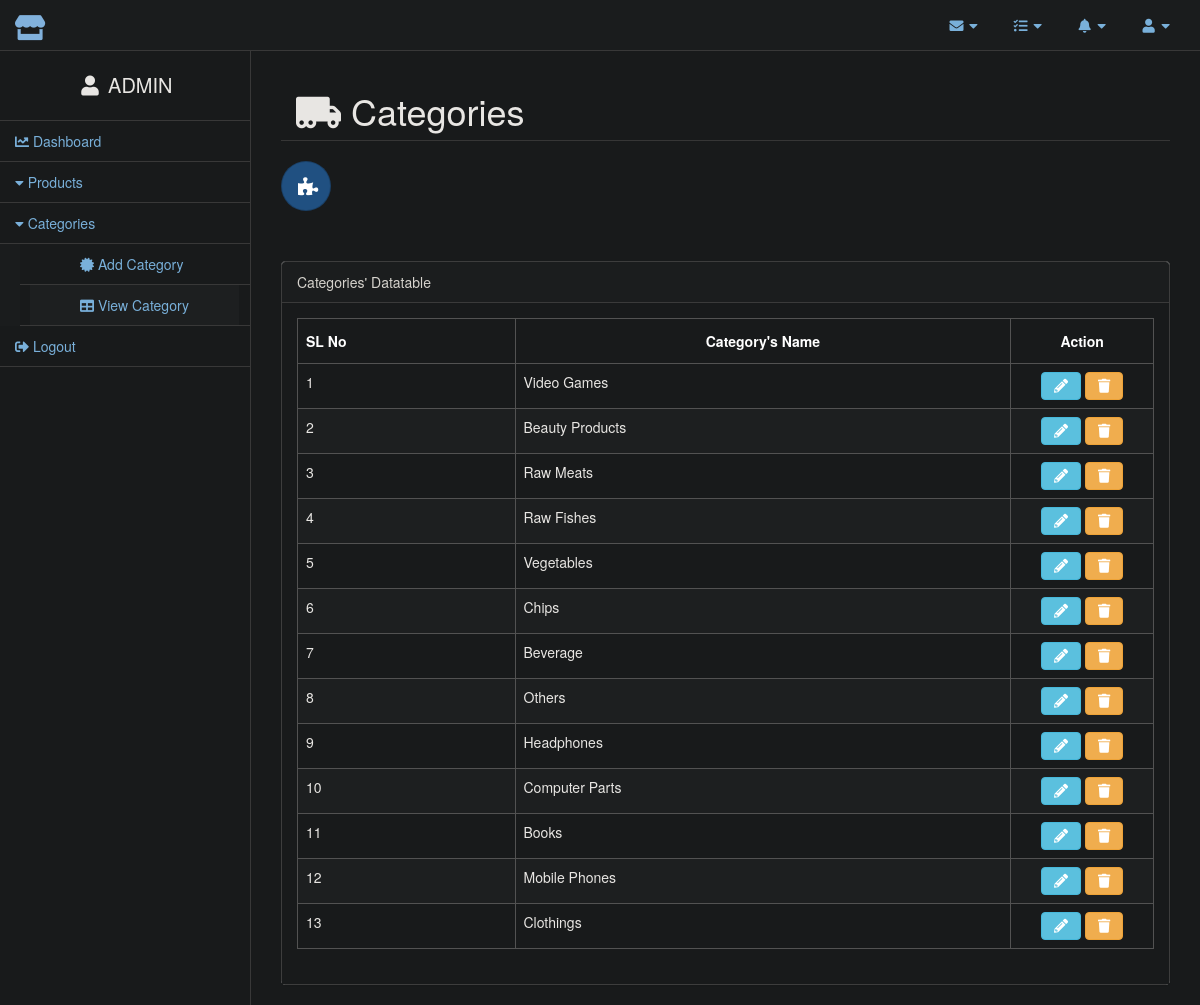
The app's page /datatable_categories.php (signed in) with its own data.
### tables this page shows
CREATE TABLE `category` (
  `id` int(11) NOT NULL,
  `category` tinytext NOT NULL
);

### datatable_categories.php (the view, shortened to what this page needs)
<?php
require 'db_connect.php';
?>
<!DOCTYPE html>
<html lang="en">
<head>
    <?php include 'head.php';
    ?>
</head>
<body>
<div id="wrapper">
    <?php include 'navbar.php';?>
    <div id="page-wrapper">
        <div class="row">
            <div class="col-lg-12">
                <h1 class="page-header col-lg-12"><i class="fas fa-truck-moving"></i> Categories</h1>
            </div>
        </div>
        <div style="margin-bottom: 50px;">
            <button type="button" class="btn btn-circle btn-bitbucket btn-lg" data-toggle="modal" data-target="#add_category_modal"><i class="fas fa-puzzle-piece"></i></button>
        </div>
        <div class="row">
            <div class="col-lg-12">
                <div class="panel panel-default">
                    <div class="panel-heading">
                        Categories' Datatable
                    </div>
                    <div class="panel-body">
                        <div class="dataTable_wrapper">
                            <form action="<?php echo htmlspecialchars($_SERVER["PHP_SELF"]); ?>" method="post">
                                <table width="100%" class="table table-striped table-bordered table-hover" id="inventory_datatable">
                                    <thead>
                                    <tr>
                                        <th>SL No</th>
                                        <th style="text-align: center">Category's Name</th>
                                        <th style="text-align: center">Action</th>
                                    </tr>
                                    </thead>
                                    <tbody>
                                    <?php
                                    $i=1;
                                    $select_query = "SELECT * FROM `category`";
                                    if($result = mysqli_query($link,$select_query)){
                                        if(mysqli_num_rows($result) > 0){
                                            while($row = mysqli_fetch_array($result)) {
                                                ?>
                                                <tr>
                                                    <td><?php echo $i; $i++;?></td>
                                                    <td><?php echo $row['category'];?></td>
                                                    <td class="col-sm-2" style="text-align: center">
                                                        <a href="update_category.php?id=<?php echo $row['id'];?>" type="button" class="btn btn-info fas fa-pencil-alt" name="update"></a>
                                                        <a href="detele_category.php?id=<?php echo $row['id'];?>" type="button" class="btn btn-warning fas fa-trash" name="delete" onclick="return confirm('Are you sure you want to delete?')"></a>
                                                    </td>
                                                </tr>
                                                <?php
                                            }
                                        } else{
                                            echo "No records matching your query were found.";
                                        }
                                    } else{
                                        echo "ERROR: Could not able to execute $select_query. " . mysqli_error($link);
                                    }
                                    ?>
                                    </tbody>
                                </table>
                            </form>
                        </div>
                    </div>
                </div>
            </div>
        </div>
    </div>
</div>
<?php include 'footer_js.php';?>
</body>
</html>

### head.php (shortened to what this page needs)
<link href="bower_components/bootstrap/dist/css/bootstrap.min.css" rel="stylesheet">
<link href="bower_components/bootstrap-social/bootstrap-social.css" rel="stylesheet">
<link href="bower_components/metisMenu/dist/metisMenu.min.css" rel="stylesheet">
<link href="bower_components/datatables-plugins/integration/bootstrap/3/dataTables.bootstrap.css" rel="stylesheet">
<link href="bower_components/datatables-responsive/css/dataTables.responsive.css" rel="stylesheet">
<link href="http://cdnjs.cloudflare.com/ajax/libs/summernote/0.8.11/summernote.css" rel="stylesheet">
<link href="dist/css/sb-admin-2.css?version=40" rel="stylesheet">
<link href="dist/css/timeline.css?version=3" rel="stylesheet">
<link href="bower_components/morrisjs/morris.css" rel="stylesheet">
<link rel="stylesheet" href="https://use.fontawesome.com/releases/v5.8.1/css/all.css">

### navbar.php (shortened to what this page needs)
<nav class="navbar navbar-default navbar-static-top" role="navigation" style="margin-bottom: 0">
            <div class="navbar-header">
                <a class="navbar-brand" href="index.php"><i class="fas fa-store" style="font-size:25px;color:#81b1dc;"></i></a>
            </div>
            <ul class="nav navbar-top-links navbar-right">
                <li class="dropdown">
                    <a class="dropdown-toggle" data-toggle="dropdown" href="#">
                        <i class="fa fa-envelope fa-fw"></i>  <i class="fa fa-caret-down"></i>
                    </a>
                </li>
                <li class="dropdown">
                    <a class="dropdown-toggle" data-toggle="dropdown" href="#">
                        <i class="fa fa-tasks fa-fw"></i>  <i class="fa fa-caret-down"></i>
                    </a>
                </li>
                <li class="dropdown">
                    <a class="dropdown-toggle" data-toggle="dropdown" href="#">
                        <i class="fa fa-bell fa-fw"></i>  <i class="fa fa-caret-down"></i>
                    </a>
                </li>
                <li class="dropdown">
                    <a class="dropdown-toggle" data-toggle="dropdown" href="#">
                        <i class="fa fa-user fa-fw"></i>  <i class="fa fa-caret-down"></i>
                    </a>
                </li>
            </ul>
            <div class="navbar-default sidebar" role="navigation">
                <div class="sidebar-nav navbar-collapse">
                    <ul class="nav" id="side-menu">
                        <li id="username"><i class="fa fa-user fa-fw"></i> <?php echo $_SESSION['username']; ?></li>
                        <li>
                            <a href="index.php"><i class="fas fa-chart-line"></i> Dashboard</a>
                        </li>
                        <li style="cursor: pointer"><a data-toggle="collapse" data-target="#product"><i class="fa fa-caret-down"></i> Products</a></li>
                        <li style="cursor: pointer"><a data-toggle="collapse" data-target="#cat"><i class="fa fa-caret-down"></i> Categories</a></li>
                        <div id="cat" class="collapse" style="padding-left: 20px">
                            <li style="padding: 10px">
                                <a href="add_category.php" style="text-decoration: none; padding: 10px 50px"><i class="fas fa-certificate"></i> Add Category</a>
                            </li>
                            <li style="padding: 10px">
                                <a href="datatable_categories.php" style="text-decoration: none; padding: 10px 50px"><i class="fas fa-table"></i> View Category</a>
                            </li>
                        </div>
                        <li><a href="index.php?logout='1'"><i class="fas fa-sign-out-alt"></i> Logout</a></li>
                    </ul>
                </div>
            </div>
        </nav>

### footer_js.php (shortened to what this page needs)
<link rel="stylesheet" type="text/css" href="https://cdn.datatables.net/v/bs/dt-1.10.18/r-2.2.2/datatables.min.css"/>

### records on screen
category: category "Video Games"
category: category "Beauty Products"
category: category "Raw Meats"
category: category "Raw Fishes"
category: category "Vegetables"
category: category "Chips"
category: category "Beverage"
category: category "Others"
category: category "Headphones"
category: category "Computer Parts"
category: category "Books"
category: category "Mobile Phones"
category: category "Clothings"

### other values on screen
$_SESSION['username'] "ADMIN"
